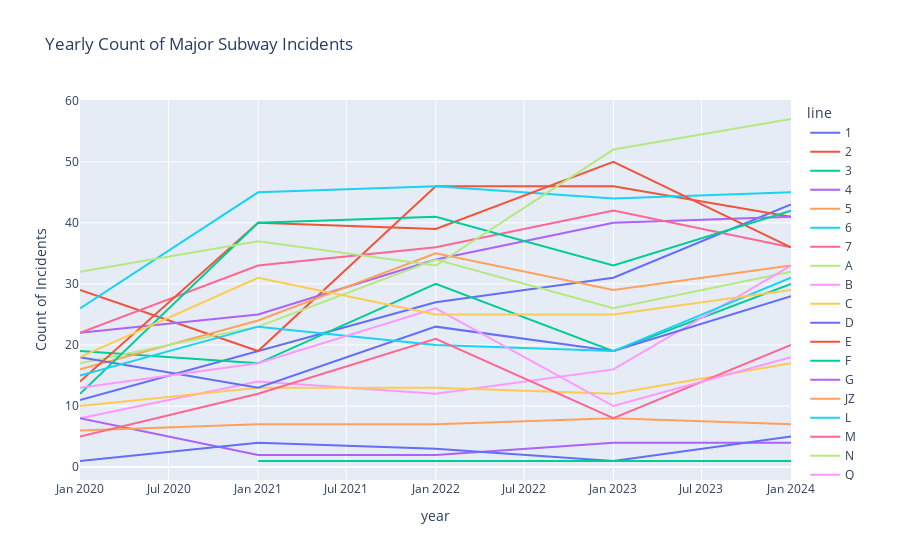

This figure's notebook cell:
### Code cell
yearly_subway_incidents_graph

### Figure 1 — Plotly figure (JSON) as saved in the notebook; plotly's stock layout.template omitted (floating-point values rounded to 4 significant figures)
{"data": [{"hovertemplate": "line=1<br>year=%{x}<br>Count of Incidents=%{y}<extra></extra>", "legendgroup": "1", "line": {"color": "#636efa", "dash": "solid"}, "marker": {"symbol": "circle"}, "mode": "lines", "name": "1", "orientation": "v", "showlegend": true, "type": "scatter", "x": ["2020-01-01T00:00:00", "2021-01-01T00:00:00", "2022-01-01T00:00:00", "2023-01-01T00:00:00", "2024-01-01T00:00:00"], "xaxis": "x", "y": [11, 19, 27, 31, 43], "yaxis": "y"}, {"hovertemplate": "line=2<br>year=%{x}<br>Count of Incidents=%{y}<extra></extra>", "legendgroup": "2", "line": {"color": "#EF553B", "dash": "solid"}, "marker": {"symbol": "circle"}, "mode": "lines", "name": "2", "orientation": "v", "showlegend": true, "type": "scatter", "x": ["2020-01-01T00:00:00", "2021-01-01T00:00:00", "2022-01-01T00:00:00", "2023-01-01T00:00:00", "2024-01-01T00:00:00"], "xaxis": "x", "y": [29, 19, 46, 46, 41], "yaxis": "y"}, {"hovertemplate": "line=3<br>year=%{x}<br>Count of Incidents=%{y}<extra></extra>", "legendgroup": "3", "line": {"color": "#00cc96", "dash": "solid"}, "marker": {"symbol": "circle"}, "mode": "lines", "name": "3", "orientation": "v", "showlegend": true, "type": "scatter", "x": ["2020-01-01T00:00:00", "2021-01-01T00:00:00", "2022-01-01T00:00:00", "2023-01-01T00:00:00", "2024-01-01T00:00:00"], "xaxis": "x", "y": [19, 17, 30, 19, 30], "yaxis": "y"}, {"hovertemplate": "line=4<br>year=%{x}<br>Count of Incidents=%{y}<extra></extra>", "legendgroup": "4", "line": {"color": "#ab63fa", "dash": "solid"}, "marker": {"symbol": "circle"}, "mode": "lines", "name": "4", "orientation": "v", "showlegend": true, "type": "scatter", "x": ["2020-01-01T00:00:00", "2021-01-01T00:00:00", "2022-01-01T00:00:00", "2023-01-01T00:00:00", "2024-01-01T00:00:00"], "xaxis": "x", "y": [22, 25, 34, 40, 41], "yaxis": "y"}, {"hovertemplate": "line=5<br>year=%{x}<br>Count of Incidents=%{y}<extra></extra>", "legendgroup": "5", "line": {"color": "#FFA15A", "dash": "solid"}, "marker": {"symbol": "circle"}, "mode": "lines", "name": "5", "orientation": "v", "showlegend": true, "type": "scatter", "x": ["2020-01-01T00:00:00", "2021-01-01T00:00:00", "2022-01-01T00:00:00", "2023-01-01T00:00:00", "2024-01-01T00:00:00"], "xaxis": "x", "y": [16, 24, 35, 29, 33], "yaxis": "y"}, {"hovertemplate": "line=6<br>year=%{x}<br>Count of Incidents=%{y}<extra></extra>", "legendgroup": "6", "line": {"color": "#19d3f3", "dash": "solid"}, "marker": {"symbol": "circle"}, "mode": "lines", "name": "6", "orientation": "v", "showlegend": true, "type": "scatter", "x": ["2020-01-01T00:00:00", "2021-01-01T00:00:00", "2022-01-01T00:00:00", "2023-01-01T00:00:00", "2024-01-01T00:00:00"], "xaxis": "x", "y": [26, 45, 46, 44, 45], "yaxis": "y"}, {"hovertemplate": "line=7<br>year=%{x}<br>Count of Incidents=%{y}<extra></extra>", "legendgroup": "7", "line": {"color": "#FF6692", "dash": "solid"}, "marker": {"symbol": "circle"}, "mode": "lines", "name": "7", "orientation": "v", "showlegend": true, "type": "scatter", "x": ["2020-01-01T00:00:00", "2021-01-01T00:00:00", "2022-01-01T00:00:00", "2023-01-01T00:00:00", "2024-01-01T00:00:00"], "xaxis": "x", "y": [22, 33, 36, 42, 36], "yaxis": "y"}, {"hovertemplate": "line=A<br>year=%{x}<br>Count of Incidents=%{y}<extra></extra>", "legendgroup": "A", "line": {"color": "#B6E880", "dash": "solid"}, "marker": {"symbol": "circle"}, "mode": "lines", "name": "A", "orientation": "v", "showlegend": true, "type": "scatter", "x": ["2020-01-01T00:00:00", "2021-01-01T00:00:00", "2022-01-01T00:00:00", "2023-01-01T00:00:00", "2024-01-01T00:00:00"], "xaxis": "x", "y": [17, 23, 34, 26, 32], "yaxis": "y"}, {"hovertemplate": "line=B<br>year=%{x}<br>Count of Incidents=%{y}<extra></extra>", "legendgroup": "B", "line": {"color": "#FF97FF", "dash": "solid"}, "marker": {"symbol": "circle"}, "mode": "lines", "name": "B", "orientation": "v", "showlegend": true, "type": "scatter", "x": ["2020-01-01T00:00:00", "2021-01-01T00:00:00", "2022-01-01T00:00:00", "2023-01-01T00:00:00", "2024-01-01T00:00:00"], "xaxis": "x", "y": [8, 14, 12, 16, 33], "yaxis": "y"}, {"hovertemplate": "line=C<br>year=%{x}<br>Count of Incidents=%{y}<extra></extra>", "legendgroup": "C", "line": {"color": "#FECB52", "dash": "solid"}, "marker": {"symbol": "circle"}, "mode": "lines", "name": "C", "orientation": "v", "showlegend": true, "type": "scatter", "x": ["2020-01-01T00:00:00", "2021-01-01T00:00:00", "2022-01-01T00:00:00", "2023-01-01T00:00:00", "2024-01-01T00:00:00"], "xaxis": "x", "y": [10, 13, 13, 12, 17], "yaxis": "y"}, {"hovertemplate": "line=D<br>year=%{x}<br>Count of Incidents=%{y}<extra></extra>", "legendgroup": "D", "line": {"color": "#636efa", "dash": "solid"}, "marker": {"symbol": "circle"}, "mode": "lines", "name": "D", "orientation": "v", "showlegend": true, "type": "scatter", "x": ["2020-01-01T00:00:00", "2021-01-01T00:00:00", "2022-01-01T00:00:00", "2023-01-01T00:00:00", "2024-01-01T00:00:00"], "xaxis": "x", "y": [18, 13, 23, 19, 28], "yaxis": "y"}, {"hovertemplate": "line=E<br>year=%{x}<br>Count of Incidents=%{y}<extra></extra>", "legendgroup": "E", "line": {"color": "#EF553B", "dash": "solid"}, "marker": {"symbol": "circle"}, "mode": "lines", "name": "E", "orientation": "v", "showlegend": true, "type": "scatter", "x": ["2020-01-01T00:00:00", "2021-01-01T00:00:00", "2022-01-01T00:00:00", "2023-01-01T00:00:00", "2024-01-01T00:00:00"], "xaxis": "x", "y": [14, 40, 39, 50, 36], "yaxis": "y"}, {"hovertemplate": "line=F<br>year=%{x}<br>Count of Incidents=%{y}<extra></extra>", "legendgroup": "F", "line": {"color": "#00cc96", "dash": "solid"}, "marker": {"symbol": "circle"}, "mode": "lines", "name": "F", "orientation": "v", "showlegend": true, "type": "scatter", "x": ["2020-01-01T00:00:00", "2021-01-01T00:00:00", "2022-01-01T00:00:00", "2023-01-01T00:00:00", "2024-01-01T00:00:00"], "xaxis": "x", "y": [12, 40, 41, 33, 42], "yaxis": "y"}, {"hovertemplate": "line=G<br>year=%{x}<br>Count of Incidents=%{y}<extra></extra>", "legendgroup": "G", "line": {"color": "#ab63fa", "dash": "solid"}, "marker": {"symbol": "circle"}, "mode": "lines", "name": "G", "orientation": "v", "showlegend": true, "type": "scatter", "x": ["2020-01-01T00:00:00", "2021-01-01T00:00:00", "2022-01-01T00:00:00", "2023-01-01T00:00:00", "2024-01-01T00:00:00"], "xaxis": "x", "y": [8, 2, 2, 4, 4], "yaxis": "y"}, {"hovertemplate": "line=JZ<br>year=%{x}<br>Count of Incidents=%{y}<extra></extra>", "legendgroup": "JZ", "line": {"color": "#FFA15A", "dash": "solid"}, "marker": {"symbol": "circle"}, "mode": "lines", "name": "JZ", "orientation": "v", "showlegend": true, "type": "scatter", "x": ["2020-01-01T00:00:00", "2021-01-01T00:00:00", "2022-01-01T00:00:00", "2023-01-01T00:00:00", "2024-01-01T00:00:00"], "xaxis": "x", "y": [6, 7, 7, 8, 7], "yaxis": "y"}, {"hovertemplate": "line=L<br>year=%{x}<br>Count of Incidents=%{y}<extra></extra>", "legendgroup": "L", "line": {"color": "#19d3f3", "dash": "solid"}, "marker": {"symbol": "circle"}, "mode": "lines", "name": "L", "orientation": "v", "showlegend": true, "type": "scatter", "x": ["2020-01-01T00:00:00", "2021-01-01T00:00:00", "2022-01-01T00:00:00", "2023-01-01T00:00:00", "2024-01-01T00:00:00"], "xaxis": "x", "y": [15, 23, 20, 19, 31], "yaxis": "y"}, {"hovertemplate": "line=M<br>year=%{x}<br>Count of Incidents=%{y}<extra></extra>", "legendgroup": "M", "line": {"color": "#FF6692", "dash": "solid"}, "marker": {"symbol": "circle"}, "mode": "lines", "name": "M", "orientation": "v", "showlegend": true, "type": "scatter", "x": ["2020-01-01T00:00:00", "2021-01-01T00:00:00", "2022-01-01T00:00:00", "2023-01-01T00:00:00", "2024-01-01T00:00:00"], "xaxis": "x", "y": [5, 12, 21, 8, 20], "yaxis": "y"}, {"hovertemplate": "line=N<br>year=%{x}<br>Count of Incidents=%{y}<extra></extra>", "legendgroup": "N", "line": {"color": "#B6E880", "dash": "solid"}, "marker": {"symbol": "circle"}, "mode": "lines", "name": "N", "orientation": "v", "showlegend": true, "type": "scatter", "x": ["2020-01-01T00:00:00", "2021-01-01T00:00:00", "2022-01-01T00:00:00", "2023-01-01T00:00:00", "2024-01-01T00:00:00"], "xaxis": "x", "y": [32, 37, 33, 52, 57], "yaxis": "y"}, {"hovertemplate": "line=Q<br>year=%{x}<br>Count of Incidents=%{y}<extra></extra>", "legendgroup": "Q", "line": {"color": "#FF97FF", "dash": "solid"}, "marker": {"symbol": "circle"}, "mode": "lines", "name": "Q", "orientation": "v", "showlegend": true, "type": "scatter", "x": ["2020-01-01T00:00:00", "2021-01-01T00:00:00", "2022-01-01T00:00:00", "2023-01-01T00:00:00", "2024-01-01T00:00:00"], "xaxis": "x", "y": [13, 17, 26, 10, 18], "yaxis": "y"}, {"hovertemplate": "line=R<br>year=%{x}<br>Count of Incidents=%{y}<extra></extra>", "legendgroup": "R", "line": {"color": "#FECB52", "dash": "solid"}, "marker": {"symbol": "circle"}, "mode": "lines", "name": "R", "orientation": "v", "showlegend": true, "type": "scatter", "x": ["2020-01-01T00:00:00", "2021-01-01T00:00:00", "2022-01-01T00:00:00", "2023-01-01T00:00:00", "2024-01-01T00:00:00"], "xaxis": "x", "y": [18, 31, 25, 25, 29], "yaxis": "y"}, {"hovertemplate": "line=S 42nd<br>year=%{x}<br>Count of Incidents=%{y}<extra></extra>", "legendgroup": "S 42nd", "line": {"color": "#636efa", "dash": "solid"}, "marker": {"symbol": "circle"}, "mode": "lines", "name": "S 42nd", "orientation": "v", "showlegend": true, "type": "scatter", "x": ["2020-01-01T00:00:00", "2021-01-01T00:00:00", "2022-01-01T00:00:00", "2023-01-01T00:00:00", "2024-01-01T00:00:00"], "xaxis": "x", "y": [1, 4, 3, 1, 5], "yaxis": "y"}, {"hovertemplate": "line=S Fkln<br>year=%{x}<br>Count of Incidents=%{y}<extra></extra>", "legendgroup": "S Fkln", "line": {"color": "#EF553B", "dash": "solid"}, "marker": {"symbol": "circle"}, "mode": "lines", "name": "S Fkln", "orientation": "v", "showlegend": true, "type": "scatter", "x": ["2021-01-01T00:00:00"], "xaxis": "x", "y": [3], "yaxis": "y"}, {"hovertemplate": "line=S Rock<br>year=%{x}<br>Count of Incidents=%{y}<extra></extra>", "legendgroup": "S Rock", "line": {"color": "#00cc96", "dash": "solid"}, "marker": {"symbol": "circle"}, "mode": "lines", "name": "S Rock", "orientation": "v", "showlegend": true, "type": "scatter", "x": ["2021-01-01T00:00:00", "2024-01-01T00:00:00"], "xaxis": "x", "y": [1, 1], "yaxis": "y"}], "layout": {"autosize": true, "legend": {"title": {"text": "line"}, "tracegroupgap": 0}, "title": {"text": "Yearly Count of Major Subway Incidents"}, "xaxis": {"anchor": "y", "autorange": true, "domain": [0, 1], "range": ["2020-01-01", "2024-01-01"], "title": {"text": "year"}, "type": "date"}, "yaxis": {"anchor": "x", "autorange": true, "domain": [0, 1], "range": [-2.111, 60.11], "title": {"text": "Count of Incidents"}, "type": "linear"}}}
